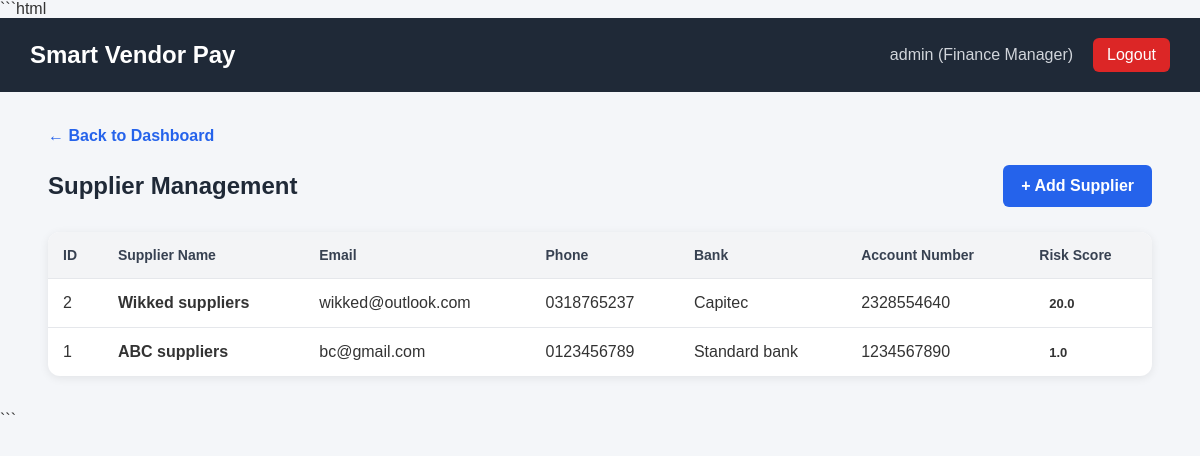
Screenshot of /suppliers (signed in) with the database file from the repository.
### tables this page shows
CREATE TABLE suppliers (
            id INTEGER PRIMARY KEY AUTOINCREMENT,
            name TEXT NOT NULL,
            email TEXT,
            phone TEXT,
            bank_name TEXT,
            account_number TEXT,
            risk_score REAL DEFAULT 0
        );

### app.py (the view)
@app.route("/suppliers")
def suppliers():
    if "user_id" not in session:
        return redirect("/login")
    connection = get_database()
    suppliers = connection.execute(
        """
        SELECT *
        FROM suppliers
        ORDER BY id DESC
        """
    ).fetchall()
    connection.close()
    return render_template(
        "suppliers.html",
        suppliers=suppliers,
        username=session.get(
            "username",
            ""
        ),
        role=session.get(
            "role",
            ""
        )
    )

### app.py (called while the page is built)
def get_database():
    connection = sqlite3.connect(DATABASE)
    connection.row_factory = sqlite3.Row
    connection.execute("PRAGMA foreign_keys = ON")
    return connection

### templates/suppliers.html (shortened to what this page needs)
<!DOCTYPE html>
<html lang="en">
<head>
</head>
<body>
    <div class="header">
        <h1>Smart Vendor Pay</h1>
        <div class="header-right">
            <span>
                {{ username }} ({{ role }})
            </span>
            <a href="/logout" class="logout">
                Logout
            </a>
        </div>
    </div>
    <div class="container">
        <a href="/dashboard" class="back">
            ← Back to Dashboard
        </a>
        <div class="top-section">
            <h2>Supplier Management</h2>
            <a href="/suppliers/add" class="add-btn">
                + Add Supplier
            </a>
        </div>
        <div class="table-card">
            {% if suppliers %}
            <table>
                <thead>
                    <tr>
                        <th>ID</th>
                        <th>Supplier Name</th>
                        <th>Email</th>
                        <th>Phone</th>
                        <th>Bank</th>
                        <th>Account Number</th>
                        <th>Risk Score</th>
                    </tr>
                </thead>
                <tbody>
                    {% for supplier in suppliers %}
                    <tr>
                        <td>{{ supplier.id }}</td>
                        <td>
                            <strong>{{ supplier.name }}</strong>
                        </td>
                        <td>
                            {{ supplier.email }}
                        </td>
                        <td>
                            {{ supplier.phone }}
                        </td>
                        <td>
                            {{ supplier.bank_name }}
                        </td>
                        <td>
                            {{ supplier.account_number }}
                        </td>
                        <td>
                            <span class="risk">
                                {{ supplier.risk_score }}
                            </span>
                        </td>
                    </tr>
                    {% endfor %}
                </tbody>
            </table>
            {% endif %}
        </div>
    </div>
</body>
</html>

### templates/suppliers.html (style rules this page uses)
* { box-sizing: border-box; margin: 0; padding: 0; font-family: Arial, sans-serif; }
body { background: #f4f6f9; color: #333; }
.header { background: #1f2937; color: white; padding: 20px 30px; display: flex; justify-content: space-between; align-items: center; }
.header h1 { font-size: 24px; }
.header-right { display: flex; align-items: center; gap: 20px; }
.header-right span { color: #d1d5db; }
.logout { color: white; text-decoration: none; background: #dc2626; padding: 8px 14px; border-radius: 6px; }
.container { width: 92%; max-width: 1200px; margin: 35px auto; }
.top-section { display: flex; justify-content: space-between; align-items: center; margin-bottom: 25px; }
.top-section h2 { color: #1f2937; }
.add-btn { background: #2563eb; color: white; padding: 12px 18px; border-radius: 6px; text-decoration: none; font-weight: bold; }
.back { display: inline-block; margin-bottom: 20px; color: #2563eb; text-decoration: none; font-weight: bold; }
.table-card { background: white; border-radius: 12px; box-shadow: 0 2px 10px rgba(0,0,0,0.08); overflow-x: auto; }
table { width: 100%; border-collapse: collapse; }
th { background: #f3f4f6; color: #374151; text-align: left; padding: 15px; font-size: 14px; }
td { padding: 15px; border-top: 1px solid #e5e7eb; }
.risk { padding: 5px 10px; border-radius: 20px; font-size: 13px; font-weight: bold; }

### rows the page displays
suppliers: id "2", name "Wikked suppliers", email "wikked@outlook.com", phone "0318765237", bank_name "Capitec", account_number "2328554640", risk_score "20.0"
suppliers: id "1", name "ABC suppliers", email "bc@gmail.com", phone "0123456789", bank_name "Standard bank", account_number "1234567890", risk_score "1.0"

### other values shown
{{ username }} "admin"
{{ role }} "Finance Manager"
